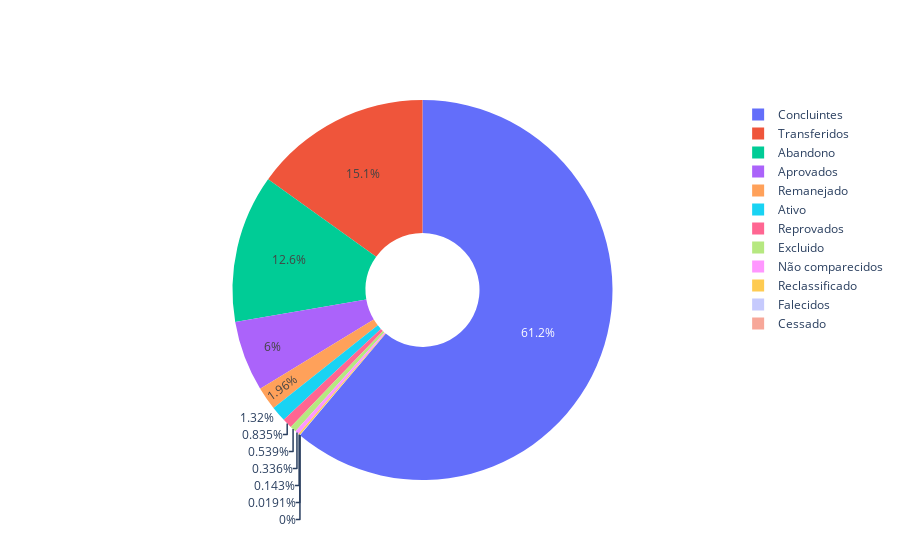

The code cell stored with this chart in its notebook:
### Code cell
import plotly.graph_objects as go
import numpy as np

situacao = pd.DataFrame(columns=['Situacao', 'Quantidade'])

columns = ['SIT_AL_APROV', 'SIT_AL_REPROV', 'SIT_AL_ABAND', 'SIT_AL_CONCL', 'SIT_AL_TRANSF', 'SIT_AL_FALEC', 'SIT_AL_NCOM', 'SIT_AL_EXCL', 'SIT_AL_CES', 'SIT_AL_REMAN', 'SIT_AL_RECLAS', 'SIT_AL_ATIVO']
labels = ['Aprovados', 'Reprovados', 'Abandono', 'Concluintes', 'Transferidos', 'Falecidos', 'Não comparecidos', 'Excluido', 'Cessado', 'Remanejado', 'Reclassificado', 'Ativo']

for idx, label in enumerate(labels):
    situacao.loc[idx] = list([label, np.sum(y[columns[idx]])])

# print(situacao)

fig = go.Figure(data=[go.Pie(labels=situacao['Situacao'], values=situacao['Quantidade'], hole=.3)])
fig.show()

### Figure 1 — Plotly figure (JSON) as saved in the notebook; plotly's stock layout.template omitted (floating-point values rounded to 4 significant figures)
{"data": [{"hole": 0.3, "labels": ["Aprovados", "Reprovados", "Abandono", "Concluintes", "Transferidos", "Falecidos", "Não comparecidos", "Excluido", "Cessado", "Remanejado", "Reclassificado", "Ativo"], "type": "pie", "values": [2514, 350, 5281, 25638, 6331, 8, 141, 226, 0, 820, 60, 552]}], "layout": {}}
